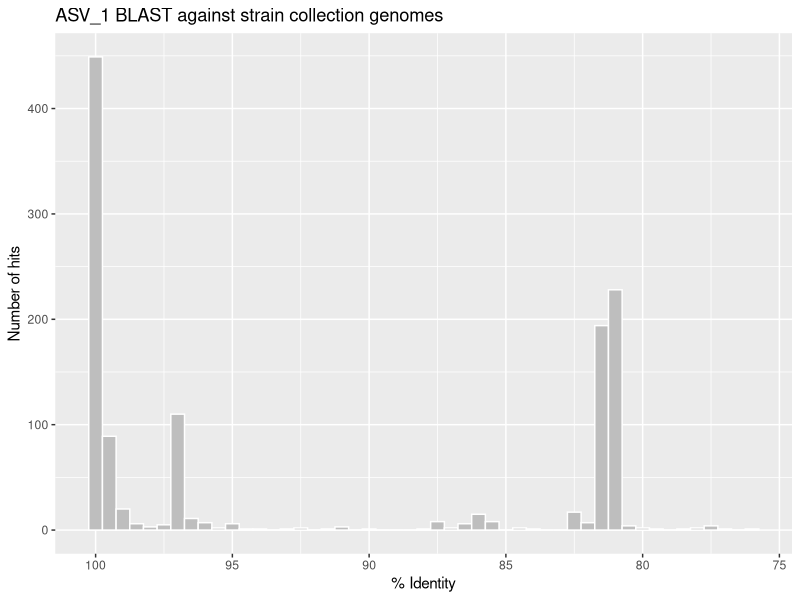
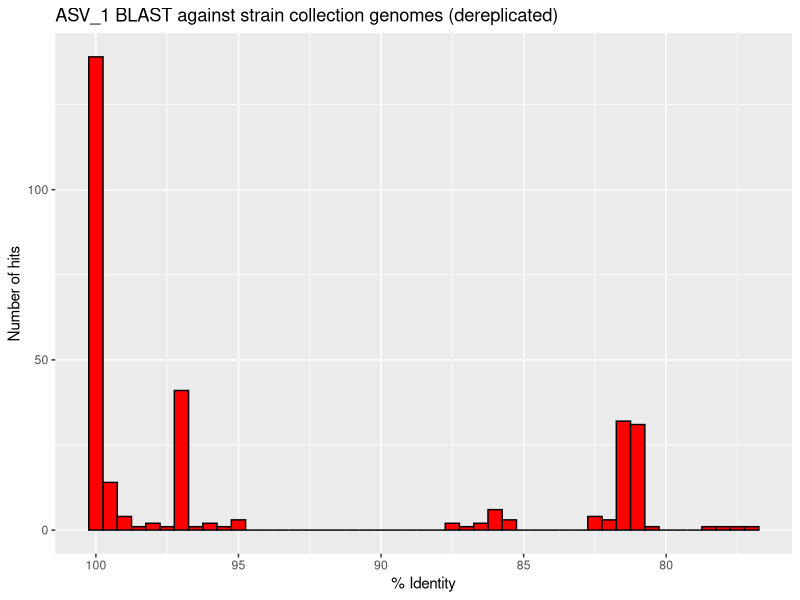
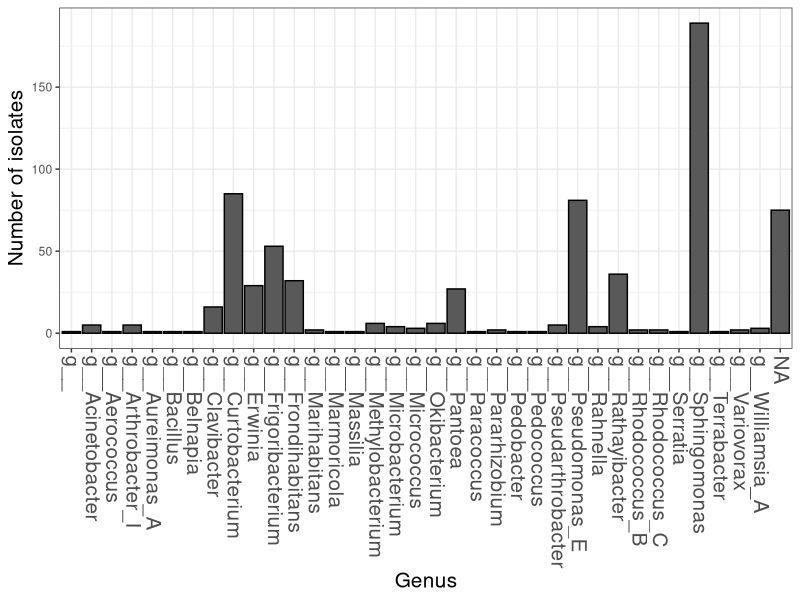
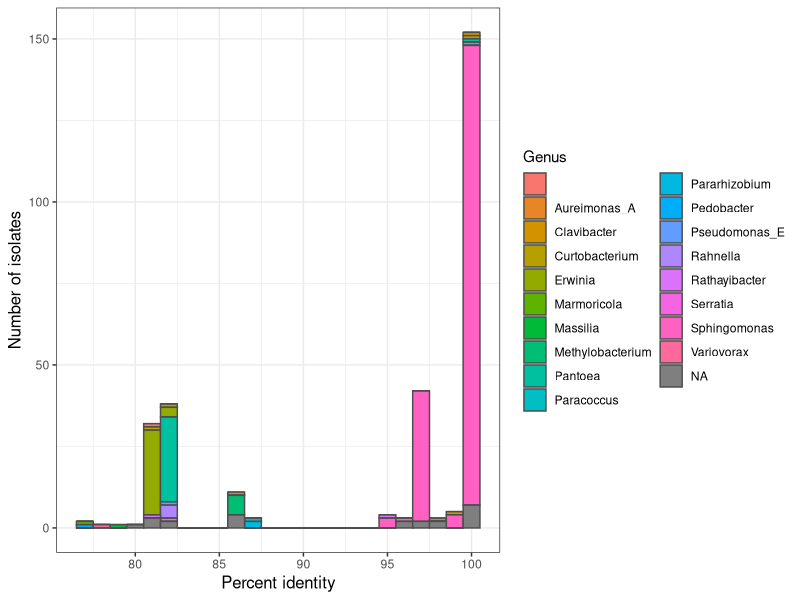
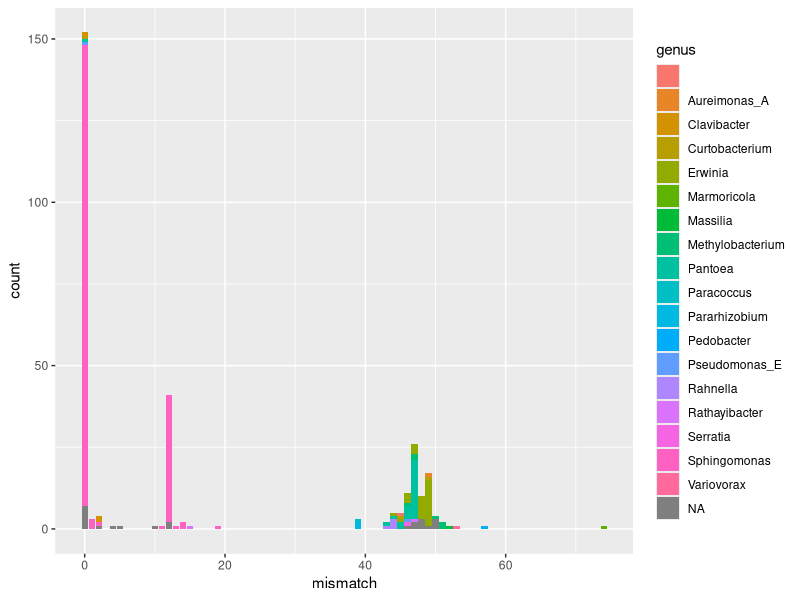
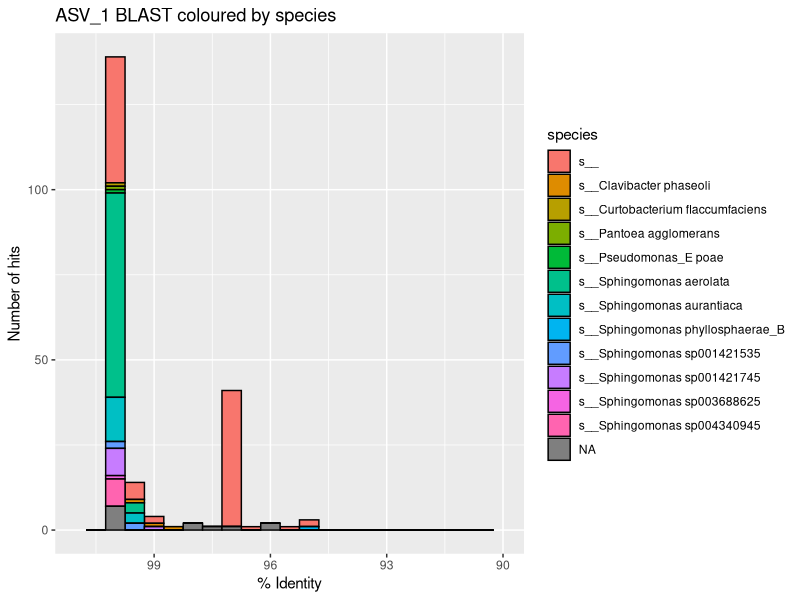
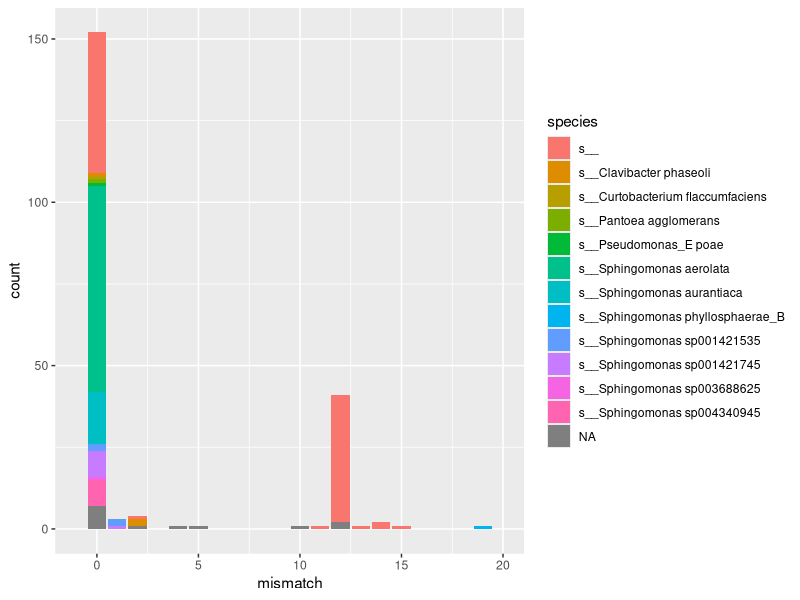
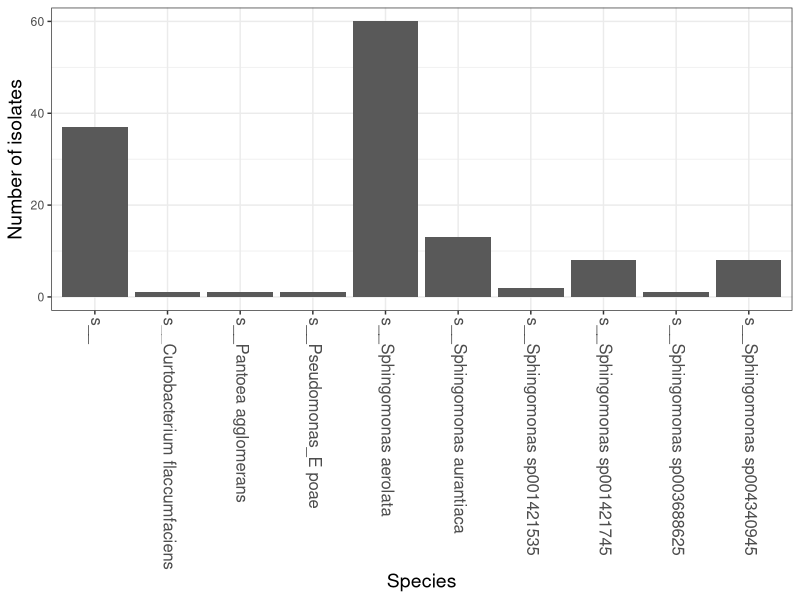

Generate these figures, in order, with R: (Note: this script raises an error after producing the figures.)
## ---- chunk 1
knitr::opts_chunk$set(echo = TRUE)
## ---- chunk 2
library(tidyverse)
library(dplyr)
library(ggplot2)
library("readxl")
## ---- chunk 3
setwd("C:/Users/deani/Desktop/Specialeprojekt")
getwd()
## ---- chunk 4
setwd("C:/Users/deani/Desktop/Specialeprojekt/BLASTresfiles")
result <- read_tsv("ASV_1_blastres_all.tsv", col_names = F)
head(result)
## ---- chunk 5
# Name columns
df <- result %>% rename(query_ID = X1, target_ID = X2, identity = X3, length = X4, mismatch = X5, gap_openings = X6, query_start = X7, query_end = X8, target_start = X9, target_end = X10, E_value = X11, bit_score = X12)
head(df)
## ---- chunk 6
# Create a column containing strain name and sort columns
df <- df %>% mutate(strain = str_extract(target_ID, pattern = "22.*-[0-9]{1,2}"))
df <- df %>% relocate (E_value) %>% relocate(bit_score) %>% relocate(identity) %>% relocate(strain)
head(df)
## ---- chunk 7
dfu <- df %>% distinct(strain, .keep_all = TRUE) # keeps one hit per strain
dfu2 <- df %>% distinct(strain, identity, .keep_all = TRUE) # dereplicates only if hits from same strain has different identities

# count number of rows in the three different dfs
dim(df)[1]
dim(dfu)[1]
dim(dfu2)[1]
## ---- chunk 8
sum(dfu$identity == 100)
sum(dfu2$identity == 100)
sum(df$identity == 100)
## ---- chunk 9
print(paste("Hits with E-val < 10:", dim(df)[1]))
print(paste(">97% identity:", sum(df$identity > 97)))
print(paste("100% identity:", sum(df$identity == 100)))
## ---- chunk 10
print(paste("Hits with E-val < 10:", dim(dfu)[1]))
print(paste(">97% identity:", sum(dfu$identity > 97)))
print(paste("100% identity:", sum(dfu$identity == 100)))
## ---- chunk 11
p <- ggplot(df, aes(x=identity)) + geom_histogram(binwidth=0.5, fill = 'grey', color = "white") + scale_x_reverse()  + labs(x ='% Identity', y='Number of hits', title = 'ASV_1 BLAST against strain collection genomes')
p
## ---- chunk 12
p1 <- ggplot(dfu, aes(x=identity)) + geom_histogram(binwidth=0.5, fill = 'red', color = "black") + scale_x_reverse() + labs(x ='% Identity', y='Number of hits', title = 'ASV_1 BLAST against strain collection genomes (dereplicated)')
p1
## ---- chunk 13
tax <- read_tsv("gtdbtk.bac120.summary.tsv", col_names = TRUE) # load the data
head(tax)
## ---- chunk 14
t <- c("domain", "phylum", "class", "order", "family", "genus", "species")
taxon <- tax %>% dplyr::select(user_genome, classification) %>% separate(classification, into = t, sep = ";") %>% dplyr::rename("strain" = "user_genome")
taxon
## ---- chunk 15
taxon_dropna <- drop_na(taxon)
print(paste("Strains in total:", dim(taxon)[1]))
print(paste("Assigned to some level of taxonomy:", dim(taxon_dropna)[1]))
print(paste("Assigned to genus level:", sum(taxon_dropna$genus != "g__")))
print(paste("Assigned to species level:", sum(taxon_dropna$species != "s__")))
## ---- chunk 16
sphing <- sum(taxon_dropna$genus == "g__Sphingomonas")
not_sphing <- sum(taxon_dropna$genus != "g__Sphingomonas")

print(paste("Number of sphingomonads: ", sphing))
print(paste("Percent sphingomonads: ", sphing/not_sphing*100))
## ---- chunk 17
#taxon$genus <- sub("g__", "", taxon$genus)

p2 <- ggplot(data=taxon, aes(x=genus)) +
  geom_bar(stat="count", color = "black") +
  theme_bw() +
  theme(axis.text.x = element_text(angle = -90, hjust = 0, vjust = .4, size=15),
        axis.title = element_text(size=15)) +
  labs(x ='Genus', y='Number of isolates')

p2

## ---- chunk 18
ndf <- left_join(dfu, taxon, by="strain")
head(ndf)
## ---- chunk 19
ndf$genus <- sub("g__", "", ndf$genus)
## ---- chunk 20
# histogram of identity coloured by genus
p3 <- ggplot(ndf, aes(x=identity, fill=genus)) +
  theme_bw() +
  geom_histogram(binwidth=1, colour="grey30") +
  labs(x ='Percent identity', y='Number of isolates', fill="Genus") +
  guides(fill=guide_legend(ncol=2)) +
  theme(axis.title = element_text(size=12))
p3
## ---- chunk 21
# bar plot of mismatches coloured by genus
p3.2 <- ggplot(data=ndf, aes(x=mismatch, fill=genus)) +
  geom_bar(stat="count")
p3.2
## ---- chunk 22
# histogram of identity coloured by species
p4 <- ggplot(ndf, aes(x=identity, fill=species)) + geom_histogram(binwidth=0.5, color = "black") + scale_x_reverse() + labs(x ='% Identity', y='Number of hits', title = 'ASV_1 BLAST coloured by species') + xlim(101,90) # add x axis limit
p4

# bar plot of mismatches coloured by species
p4.2 <- ggplot(data=ndf, aes(x=mismatch, fill=species)) + geom_bar(stat="count") + xlim(-1,20) # add x axis limit
p4.2
## ---- chunk 23
sphingos <- filter(taxon, genus == "g__Sphingomonas") %>% mutate(file = paste0(strain, ".fasta")) %>% dplyr::select(file)
head(sphingos)
write.table(sphingos, file = "sphingomonads.txt", sep = "\t", row.names = FALSE, col.names = FALSE, quote = FALSE)
## ---- chunk 24
ndf100 <- ndf %>% filter(identity == 100) %>% mutate(file = paste0(strain, ".fasta"))
ndf100_list <- ndf100  %>% dplyr::select(file)
dim(ndf100_list)
write.table(ndf100_list, file = "no_mismatch_hits.txt", sep = "\t", row.names = FALSE, col.names = FALSE, quote = FALSE)
## ---- chunk 25
ndf1001 <- ndf100
ndf1001$species <- sub("s__", "", ndf1001$species)
ndf1001 <- ndf1001 %>% separate(species, into=c("gen", "species"), sep=" ")
#ndf100$species <- sub("", "Unknown species", ndf100$species)
## ---- chunk 26

## ---- chunk 27
ggplot(ndf100 %>% filter(!is.na(species))) +
  geom_bar(aes(x=species)) +
  theme_bw() +
  labs(x ='Species', y='Number of isolates') +
  theme(axis.title = element_text(size=14),
        axis.text.x = element_text(angle = -90, hjust=0, vjust = .3, size=12))

## ---- chunk 28
info <- read_excel("Overview_of_all_isolates_2022.xlsx")
info <- info %>% rename(genome_size=`Genome size (Mb)`, strain=Strain, N50_reads=`N50 reads`, coverage=`Avg cov`, ONT_bc=`ONT bc`, DNA_conc=`DNA conc. used in lib (ng/µl)`, read_counts=`Read counts`, filtered_data=`Filtered_data (Mb)`, median_reads = `Median reads (bp)`, mean_reads = `Mean reads (bp)`, read_len_stdev = `Read Len. stdev`, N50_assembly=`N50 assembly (bp)`, lineage=`Lineage (tentative)`) %>% filter(!is.na(genome_size))
#head(info)
## ---- chunk 29
ndf100 <- left_join(ndf100,info, by="strain")
#ndf100
## ---- chunk 30
ndf100 <- ndf100 %>% mutate(genomesize = case_when(genome_size < 15 ~ genome_size*1000000, genome_size > 15 ~ genome_size))
#ndf100$genome_size
#ndf100$genomesize
## ---- chunk 31
summary(ndf100$genomesize)
quantile(ndf100$genomesize, 0.1)
quantile(ndf100$genomesize, 0.9)
summary(ndf100$Contigs)
summary(ndf100$coverage)
summary(ndf100$N50_assembly)
## ---- chunk 32
pl1 <- ggplot(ndf100, aes(x=genomesize))+geom_histogram(binwidth=50000)
pl2 <- ggplot(ndf100, aes(x=Contigs))+geom_histogram(binwidth=2)
pl3 <- ggplot(ndf100, aes(x=coverage))+geom_histogram(binwidth = 5)
pl4 <- ggplot(ndf100, aes(x=N50_assembly))+geom_histogram(binwidth=50000)

pl1
pl2
pl3
pl4
## ---- chunk 33
filtered <- ndf100 %>% filter(Contigs <= 7) %>% filter(coverage >= 13) %>% filter(N50_assembly >= 3470091) %>% filter(genomesize >= 4060099) %>% filter(genomesize <= 7543137) 

dim(filtered)

#filtered <- ndf100 %>% filter(Contigs <= 10) %>% filter(coverage > 20) %>% filter(N50_assembly > 50000) %>% arrange(desc(coverage))
#filtered

## ---- chunk 34
#filtered_list <- filtered %>% mutate(file = paste0(strain, ".fasta")) %>% select(file)
#write.table(filtered_list, file = "filtered.txt", sep = "\t", row.names = FALSE, col.names = FALSE, quote = FALSE)

filtered_list <- filtered2 %>% mutate(file = paste0(strain, ".fasta")) %>% select(file)
filtered_list
write.table(filtered_list, file = "filtered.txt", sep = "\t", row.names = FALSE, col.names = FALSE, quote = FALSE)
## ---- chunk 35
index <- read.table("index.tsv", header = FALSE) # read the file

n <- c("contig", "contig_nr", "strain") # columns to separate contig info into
index <- index %>% separate(V1, into = n, sep = "_") %>% rename(contig_length = V2) %>% select(contig_nr, strain, contig_length)
#head(index)
## ---- chunk 36
# sort after contig length and keep one contig per strain: creates a list of the longest contig from each assembly
index <- index %>% arrange(desc(contig_length)) %>% distinct(strain, .keep_all = TRUE) %>% rename(longest_contig = contig_length)
#head(index)
## ---- chunk 37
ndf100 <- left_join(ndf100,index, by="strain")
## ---- chunk 38
dim(ndf100 %>% filter(Contigs <= 10) %>% filter(coverage > 20) %>% filter(N50_assembly > 50000) %>% filter(longest_contig>3000000))
